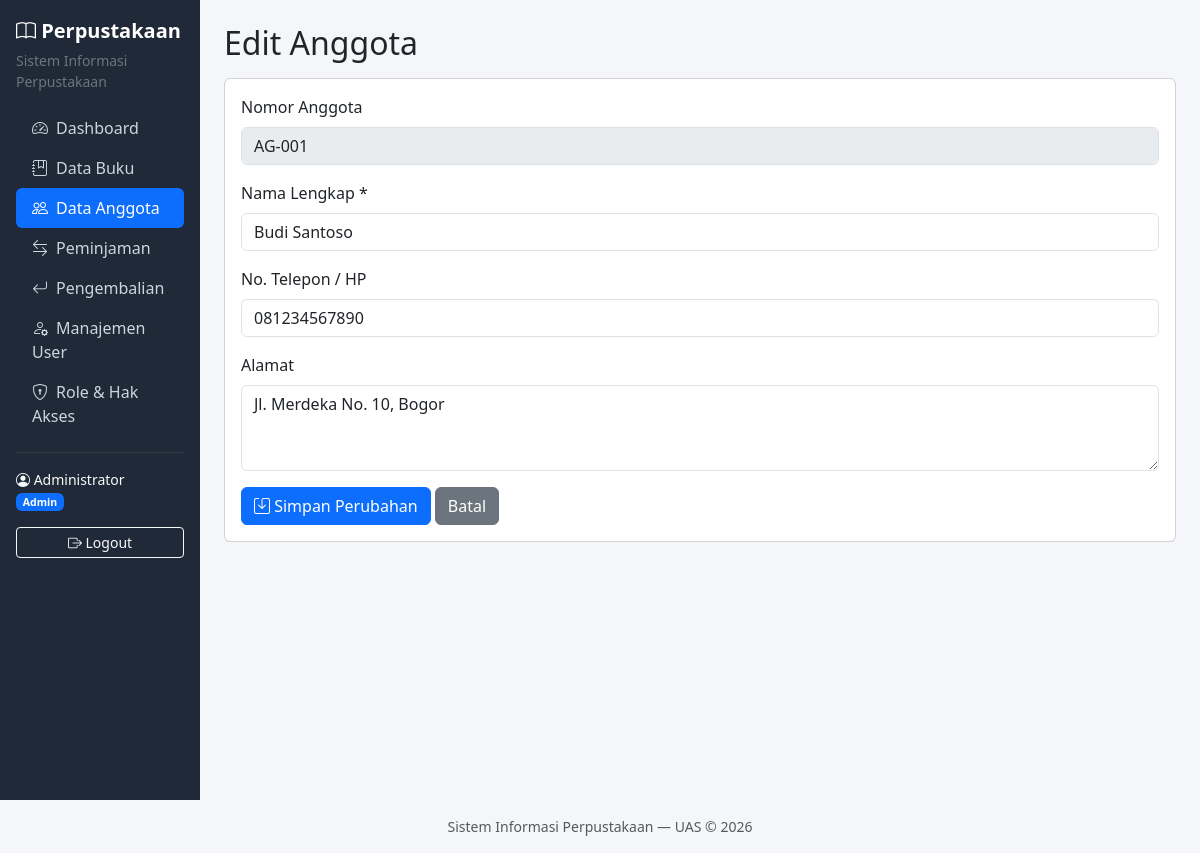
/source/anggota/edit.php?id=1 (signed in), run on the app's committed database.
### tables this page shows
CREATE TABLE IF NOT EXISTS anggota (
    id INT AUTO_INCREMENT PRIMARY KEY,
    nomor_anggota VARCHAR(20) NOT NULL UNIQUE,
    nama VARCHAR(100) NOT NULL,
    telepon VARCHAR(20) NULL,
    alamat TEXT NULL,
    created_at TIMESTAMP DEFAULT CURRENT_TIMESTAMP
);

### source/includes/auth.php (called while the page is built, shortened)
<?php
function url($path)
{
    return BASE_PATH . $path;
}
function e($str)
{
    return htmlspecialchars((string) $str, ENT_QUOTES, 'UTF-8');
}

### source/anggota/edit.php (the view, shortened to what this page needs)
<?php
require __DIR__ . '/../includes/auth.php';
$id = (int) ($_GET['id'] ?? 0);
$stmt = $pdo->prepare('SELECT * FROM anggota WHERE id = ?');
$stmt->execute([$id]);
$anggota = $stmt->fetch();
require __DIR__ . '/../includes/header.php';
?>
<div class="card"><div class="card-body">
    <form method="post" action="<?= url('/anggota/edit.php') ?>?id=<?= $id ?>">
        <div class="mb-3">
            <label class="form-label">Nomor Anggota</label>
            <input type="text" class="form-control" value="<?= e($anggota['nomor_anggota']) ?>" disabled>
        </div>
        <div class="mb-3">
            <label class="form-label">Nama Lengkap *</label>
            <input type="text" name="nama" class="form-control" required value="<?= e($_POST['nama'] ?? $anggota['nama']) ?>">
        </div>
        <div class="mb-3">
            <label class="form-label">No. Telepon / HP</label>
            <input type="text" name="telepon" class="form-control" value="<?= e($_POST['telepon'] ?? $anggota['telepon']) ?>">
        </div>
        <div class="mb-3">
            <label class="form-label">Alamat</label>
            <textarea name="alamat" class="form-control" rows="3"><?= e($_POST['alamat'] ?? $anggota['alamat']) ?></textarea>
        </div>
        <button type="submit" class="btn btn-primary"><i class="bi bi-save"></i> Simpan Perubahan</button>
        <a href="<?= url('/anggota/index.php') ?>" class="btn btn-secondary">Batal</a>
    </form>
</div></div>
<?php require __DIR__ . '/../includes/footer.php'; ?>

### source/includes/header.php (style rules this page uses)
body { background-color: #f4f6f9; }

### data on the page
anggota: nomor_anggota "AG-001", nama "Budi Santoso", telepon "081234567890", alamat "Jl. Merdeka No. 10, Bogor"

### other printed values
$user['name'] "Administrator"
$user['role_name'] "Admin"
$title "Edit Anggota"
